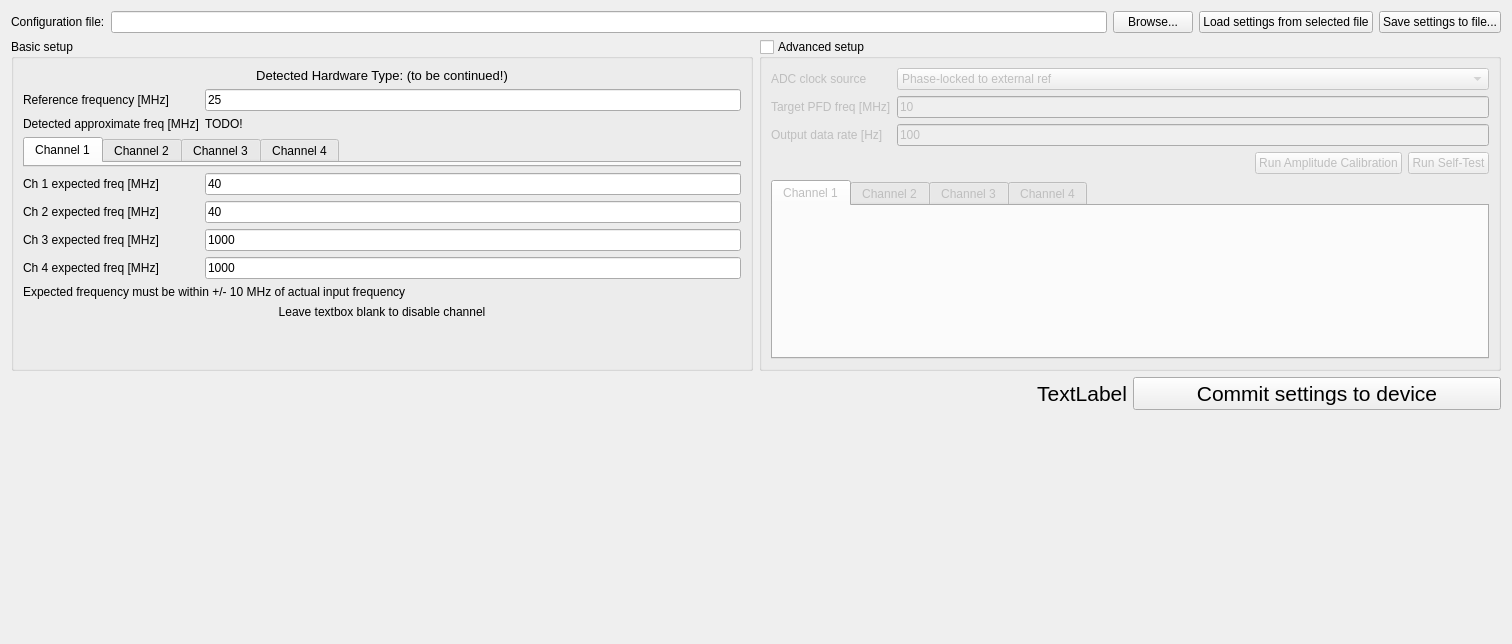
<?xml version="1.0" encoding="UTF-8"?>
<ui version="4.0">
 <class>Form</class>
 <widget class="QWidget" name="Form">
  <property name="geometry">
   <rect>
    <x>0</x>
    <y>0</y>
    <width>1512</width>
    <height>644</height>
   </rect>
  </property>
  <property name="windowTitle">
   <string>Form</string>
  </property>
  <layout class="QGridLayout" name="gridLayout_3">
   <item row="2" column="1">
    <layout class="QHBoxLayout" name="horizontalLayout_2">
     <item>
      <widget class="QLabel" name="lblStatus">
       <property name="font">
        <font>
         <pointsize>16</pointsize>
        </font>
       </property>
       <property name="text">
        <string>TextLabel</string>
       </property>
       <property name="alignment">
        <set>Qt::AlignRight|Qt::AlignTrailing|Qt::AlignVCenter</set>
       </property>
      </widget>
     </item>
     <item>
      <widget class="QPushButton" name="btnCommit">
       <property name="font">
        <font>
         <pointsize>16</pointsize>
        </font>
       </property>
       <property name="text">
        <string>Commit settings to device</string>
       </property>
      </widget>
     </item>
    </layout>
   </item>
   <item row="0" column="0" colspan="2">
    <layout class="QHBoxLayout" name="horizontalLayout">
     <item>
      <widget class="QLabel" name="label_10">
       <property name="text">
        <string>Configuration file:</string>
       </property>
      </widget>
     </item>
     <item>
      <widget class="QLineEdit" name="editConfigFile"/>
     </item>
     <item>
      <widget class="QPushButton" name="btnBrowse">
       <property name="text">
        <string>Browse...</string>
       </property>
      </widget>
     </item>
     <item>
      <widget class="QPushButton" name="btnLoadFromFile">
       <property name="text">
        <string>Load settings from selected file</string>
       </property>
      </widget>
     </item>
     <item>
      <widget class="QPushButton" name="btnSaveToFile">
       <property name="text">
        <string>Save settings to file...</string>
       </property>
      </widget>
     </item>
    </layout>
   </item>
   <item row="1" column="0">
    <widget class="QGroupBox" name="groupBox">
     <property name="title">
      <string>Basic setup</string>
     </property>
     <layout class="QGridLayout" name="gridLayout">
      <item row="9" column="0" colspan="2">
       <widget class="QLabel" name="label_12">
        <property name="text">
         <string>Expected frequency must be within +/- 10 MHz of actual input frequency</string>
        </property>
       </widget>
      </item>
      <item row="5" column="1">
       <widget class="QLineEdit" name="editExpectedFreq1">
        <property name="text">
         <string>40</string>
        </property>
       </widget>
      </item>
      <item row="2" column="1">
       <widget class="QLabel" name="lblRefFreq">
        <property name="text">
         <string>TODO!</string>
        </property>
       </widget>
      </item>
      <item row="8" column="0">
       <widget class="QLabel" name="label_5">
        <property name="text">
         <string>Ch 4 expected freq [MHz]</string>
        </property>
       </widget>
      </item>
      <item row="7" column="0">
       <widget class="QLabel" name="label_4">
        <property name="text">
         <string>Ch 3 expected freq [MHz]</string>
        </property>
       </widget>
      </item>
      <item row="6" column="0">
       <widget class="QLabel" name="label_3">
        <property name="text">
         <string>Ch 2 expected freq [MHz]</string>
        </property>
       </widget>
      </item>
      <item row="1" column="0">
       <widget class="QLabel" name="label">
        <property name="text">
         <string>Reference frequency [MHz]</string>
        </property>
       </widget>
      </item>
      <item row="2" column="0">
       <widget class="QLabel" name="label_7">
        <property name="text">
         <string>Detected approximate freq [MHz]</string>
        </property>
       </widget>
      </item>
      <item row="11" column="0" colspan="2">
       <spacer name="verticalSpacer_2">
        <property name="orientation">
         <enum>Qt::Vertical</enum>
        </property>
        <property name="sizeHint" stdset="0">
         <size>
          <width>20</width>
          <height>40</height>
         </size>
        </property>
       </spacer>
      </item>
      <item row="10" column="0" colspan="2">
       <widget class="QLabel" name="label_11">
        <property name="text">
         <string>Leave textbox blank to disable channel</string>
        </property>
        <property name="alignment">
         <set>Qt::AlignCenter</set>
        </property>
       </widget>
      </item>
      <item row="1" column="1">
       <widget class="QLineEdit" name="editRefFreq">
        <property name="toolTip">
         <string>10-100 MHz</string>
        </property>
        <property name="text">
         <string>25</string>
        </property>
       </widget>
      </item>
      <item row="7" column="1">
       <widget class="QLineEdit" name="editExpectedFreq3">
        <property name="text">
         <string>1000</string>
        </property>
       </widget>
      </item>
      <item row="5" column="0">
       <widget class="QLabel" name="label_2">
        <property name="text">
         <string>Ch 1 expected freq [MHz]</string>
        </property>
       </widget>
      </item>
      <item row="6" column="1">
       <widget class="QLineEdit" name="editExpectedFreq2">
        <property name="text">
         <string>40</string>
        </property>
       </widget>
      </item>
      <item row="8" column="1">
       <widget class="QLineEdit" name="editExpectedFreq4">
        <property name="text">
         <string>1000</string>
        </property>
       </widget>
      </item>
      <item row="3" column="0" colspan="2">
       <widget class="QTabWidget" name="tabWidgetBasic">
        <property name="currentIndex">
         <number>0</number>
        </property>
        <widget class="ControllerSettingsWidget" name="tabBasic1">
         <attribute name="title">
          <string>Channel 1</string>
         </attribute>
        </widget>
        <widget class="ControllerSettingsWidget" name="tabBasic2">
         <attribute name="title">
          <string>Channel 2</string>
         </attribute>
        </widget>
        <widget class="ControllerSettingsWidget" name="tabBasic3">
         <attribute name="title">
          <string>Channel 3</string>
         </attribute>
        </widget>
        <widget class="ControllerSettingsWidget" name="tabBasic4">
         <attribute name="title">
          <string>Channel 4</string>
         </attribute>
        </widget>
       </widget>
      </item>
      <item row="0" column="0" colspan="2">
       <widget class="QLabel" name="lblHardwareType">
        <property name="font">
         <font>
          <pointsize>10</pointsize>
         </font>
        </property>
        <property name="text">
         <string>Detected Hardware Type: (to be continued!)</string>
        </property>
        <property name="alignment">
         <set>Qt::AlignCenter</set>
        </property>
       </widget>
      </item>
     </layout>
    </widget>
   </item>
   <item row="1" column="1">
    <widget class="QGroupBox" name="groupBox_2">
     <property name="enabled">
      <bool>true</bool>
     </property>
     <property name="title">
      <string>Advanced setup</string>
     </property>
     <property name="checkable">
      <bool>true</bool>
     </property>
     <property name="checked">
      <bool>false</bool>
     </property>
     <layout class="QGridLayout" name="gridLayout_2">
      <item row="0" column="1">
       <widget class="QComboBox" name="comboADCclockSource">
        <item>
         <property name="text">
          <string>Phase-locked to external ref</string>
         </property>
        </item>
        <item>
         <property name="text">
          <string>Phase-locked to internal ref (limited accuracy)</string>
         </property>
        </item>
       </widget>
      </item>
      <item row="0" column="0">
       <widget class="QLabel" name="label_6">
        <property name="text">
         <string>ADC clock source</string>
        </property>
       </widget>
      </item>
      <item row="2" column="1">
       <widget class="QLineEdit" name="editOutputDataRate">
        <property name="text">
         <string>100</string>
        </property>
       </widget>
      </item>
      <item row="1" column="1">
       <widget class="QLineEdit" name="editPFDtargetFreq">
        <property name="text">
         <string>10</string>
        </property>
       </widget>
      </item>
      <item row="2" column="0">
       <widget class="QLabel" name="label_9">
        <property name="text">
         <string>Output data rate [Hz]</string>
        </property>
       </widget>
      </item>
      <item row="1" column="0">
       <widget class="QLabel" name="label_8">
        <property name="text">
         <string>Target PFD freq [MHz]</string>
        </property>
       </widget>
      </item>
      <item row="5" column="0" colspan="2">
       <widget class="QTabWidget" name="tabWidget">
        <property name="currentIndex">
         <number>0</number>
        </property>
        <widget class="ChannelSettings" name="tab1">
         <attribute name="title">
          <string>Channel 1</string>
         </attribute>
        </widget>
        <widget class="ChannelSettings" name="tab2">
         <attribute name="title">
          <string>Channel 2</string>
         </attribute>
        </widget>
        <widget class="ChannelSettings" name="tab3">
         <attribute name="title">
          <string>Channel 3</string>
         </attribute>
        </widget>
        <widget class="ChannelSettings" name="tab4">
         <attribute name="title">
          <string>Channel 4</string>
         </attribute>
        </widget>
       </widget>
      </item>
      <item row="3" column="1">
       <layout class="QHBoxLayout" name="horizontalLayout_3">
        <item>
         <spacer name="horizontalSpacer">
          <property name="orientation">
           <enum>Qt::Horizontal</enum>
          </property>
          <property name="sizeHint" stdset="0">
           <size>
            <width>40</width>
            <height>20</height>
           </size>
          </property>
         </spacer>
        </item>
        <item>
         <widget class="QPushButton" name="btnRunAmplitudeCal">
          <property name="text">
           <string>Run Amplitude Calibration</string>
          </property>
         </widget>
        </item>
        <item>
         <widget class="QPushButton" name="btnRunSelfTest">
          <property name="text">
           <string>Run Self-Test</string>
          </property>
         </widget>
        </item>
       </layout>
      </item>
     </layout>
    </widget>
   </item>
   <item row="3" column="1">
    <spacer name="verticalSpacer">
     <property name="orientation">
      <enum>Qt::Vertical</enum>
     </property>
     <property name="sizeHint" stdset="0">
      <size>
       <width>20</width>
       <height>40</height>
      </size>
     </property>
    </spacer>
   </item>
  </layout>
 </widget>
 <customwidgets>
  <customwidget>
   <class>ChannelSettings</class>
   <extends>QWidget</extends>
   <header>channel_settings</header>
   <container>1</container>
  </customwidget>
  <customwidget>
   <class>ControllerSettingsWidget</class>
   <extends>QWidget</extends>
   <header>controller_settings_widget</header>
   <container>1</container>
  </customwidget>
 </customwidgets>
 <resources/>
 <connections/>
</ui>
